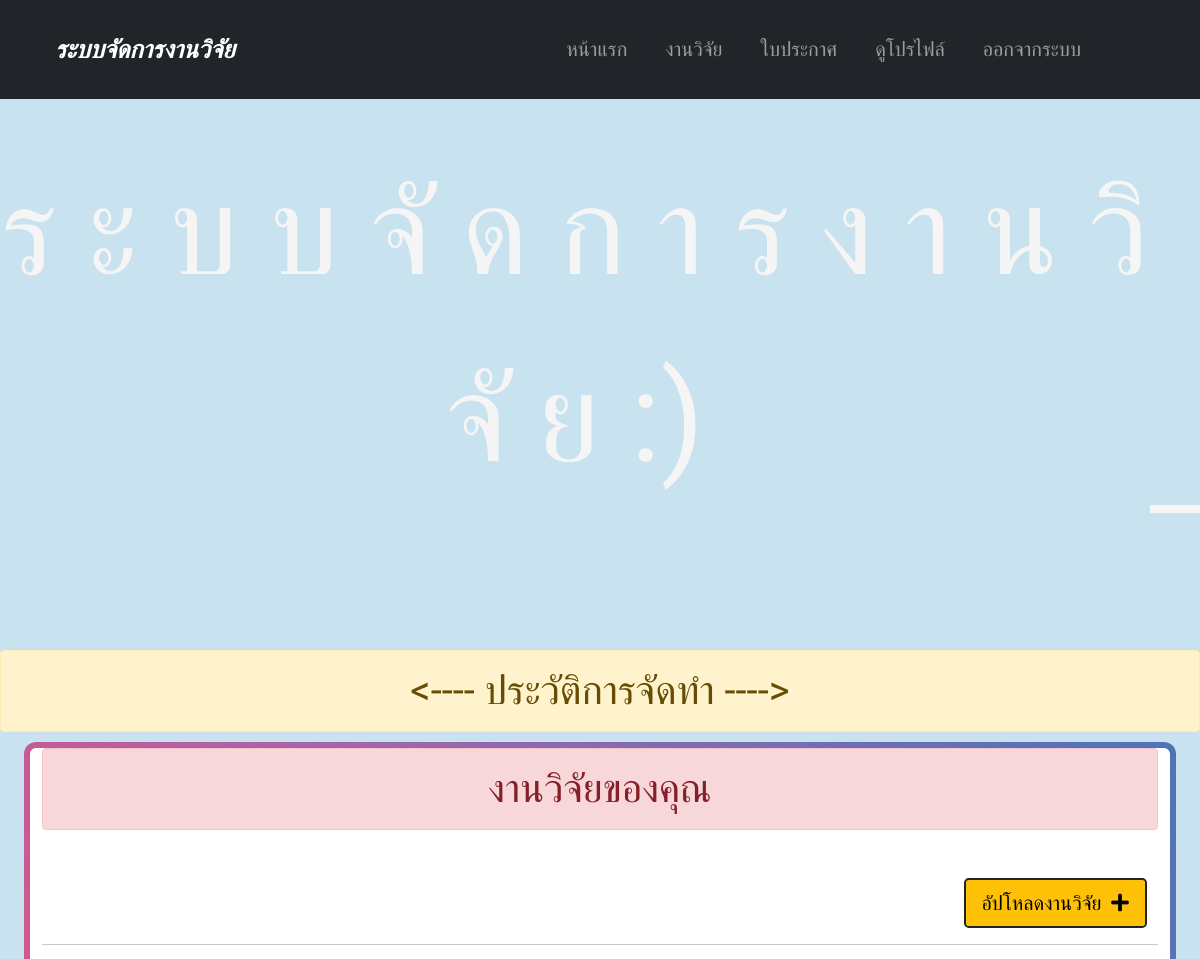
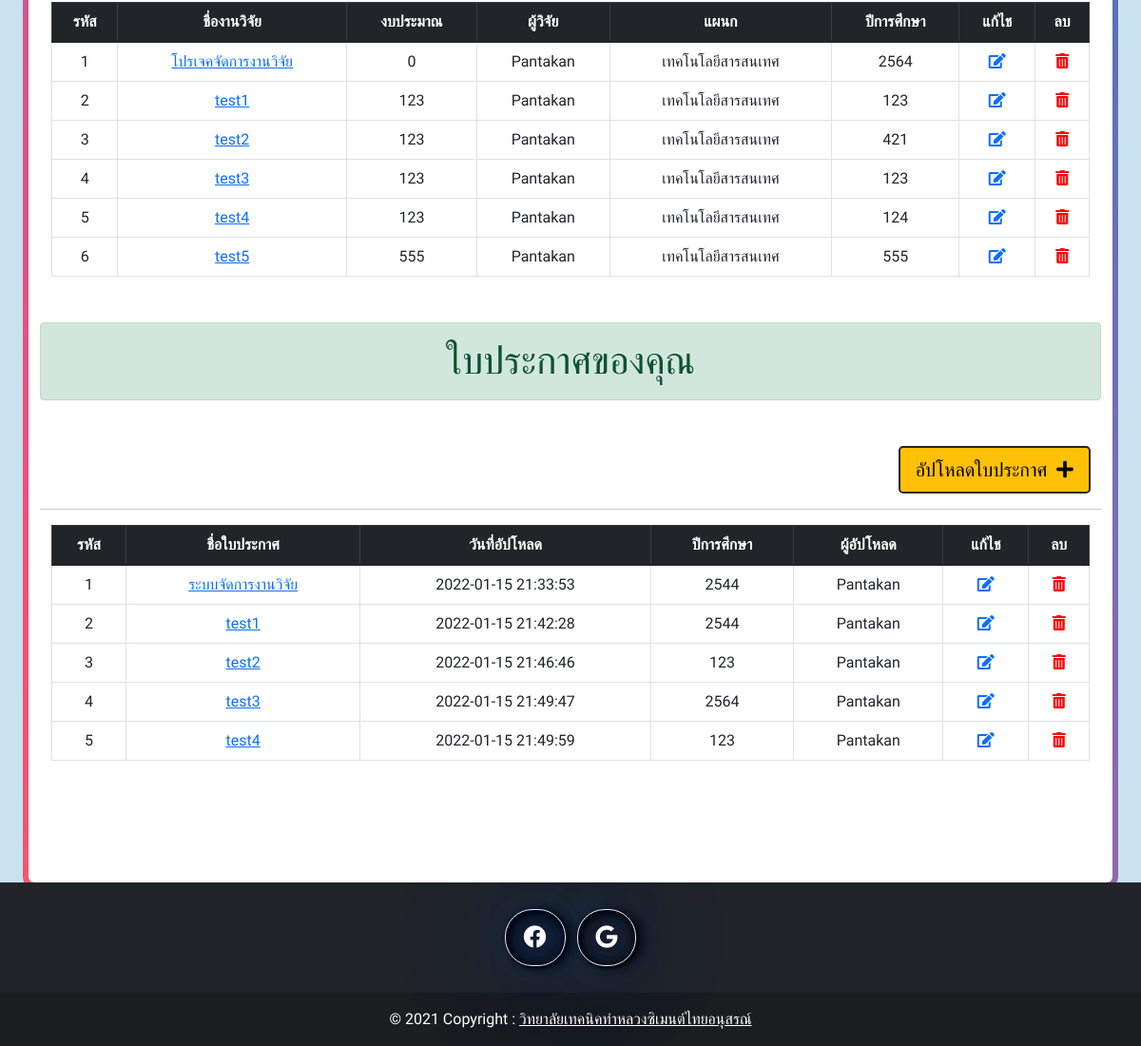
/UserHistory.php (signed in), run on the app's committed database (2 pictures, top to bottom).
### tables this page shows
CREATE TABLE `researchs` (
  `Research_ID` int(3) NOT NULL,
  `Research_THName` varchar(50) DEFAULT NULL,
  `Research_ENGName` varchar(50) DEFAULT NULL,
  `Research_StartDate` date DEFAULT NULL,
  `Research_Status` varchar(20) DEFAULT NULL,
  `Research_EndDate` date DEFAULT NULL,
  `Research_Budget` int(6) DEFAULT NULL,
  `Research_Detail` varchar(500) DEFAULT NULL,
  `Research_Image` varchar(100) DEFAULT NULL,
  `Research_File` varchar(100) DEFAULT NULL,
  `Research_Year` char(4) DEFAULT NULL,
  `Research_Date` datetime NOT NULL,
  `Research_RecentUpdate` datetime NOT NULL,
  `Account_ID` int(3) DEFAULT NULL
);

CREATE TABLE `accounts` (
  `Account_ID` int(3) NOT NULL,
  `Account_Username` varchar(50) DEFAULT NULL,
  `Account_Password` varchar(100) DEFAULT NULL,
  `Account_Status` varchar(10) DEFAULT NULL,
  `Account_Detail` varchar(500) DEFAULT NULL,
  `Account_RecentDate` datetime DEFAULT NULL,
  `Account_RegisterDate` datetime DEFAULT NULL,
  `Account_Level` varchar(20) DEFAULT NULL,
  `Account_FName` varchar(30) DEFAULT NULL,
  `Account_LName` varchar(30) DEFAULT NULL,
  `Account_TNum` char(10) DEFAULT NULL,
  `Account_Email` varchar(50) DEFAULT NULL,
  `Account_Department` varchar(30) DEFAULT NULL,
  `Account_Sex` varchar(10) DEFAULT NULL,
  `Account_IDCard` varchar(13) NOT NULL,
  `Account_Age` int(3) NOT NULL,
  `Account_Birthdate` date NOT NULL,
  `Account_Avatar` varchar(100) NOT NULL,
  `Account_RecentUpdate` datetime NOT NULL
);

CREATE TABLE `certificates` (
  `Certificate_ID` int(3) NOT NULL,
  `Certificate_THName` varchar(50) DEFAULT NULL,
  `Certificate_ENGName` varchar(50) DEFAULT NULL,
  `Certificate_Detail` varchar(500) DEFAULT NULL,
  `Certificate_Date` datetime DEFAULT NULL,
  `Certificate_Image` varchar(100) DEFAULT NULL,
  `Certificate_File` varchar(100) DEFAULT NULL,
  `Certificate_Year` char(4) DEFAULT NULL,
  `Certificate_RecentUpdate` datetime NOT NULL,
  `Account_ID` int(3) DEFAULT NULL
);

### UserHistory.php (the view, shortened to what this page needs)
<!DOCTYPE html>
<html>
    <head>
        <link rel = "stylesheet" href = "css/bootstrap.min.css">
        <link rel="stylesheet" href="https://pro.fontawesome.com/releases/v5.10.0/css/all.css">
        <link rel = "stylesheet" href = "style.css">
        <link rel = "stylesheet" href = "border.css">
        <?php
            require("Header2.php");
            require("SQL_BE.php");
            require("FirstCheck_BE.php");
            FirstCheck_Nav();
        ?>
        <link rel="stylesheet" type="text/css" href="https://cdn.datatables.net/v/dt/dt-1.11.3/datatables.min.css"/>
    </head>
    <body>
        <h1 class = "alert alert-warning d-flex justify-content-center"><---- ประวัติการจัดทำ ----></h1>
        <section id="box" class = "gradient-border container bg-white">
            <section class = "">
                <h1 class = "alert alert-danger d-flex justify-content-center mb-5">งานวิจัยของคุณ</h1>
                <div class = "d-flex flex-row-reverse" style = "margin-right: 1%">
                   <a href="UploadResearch.php" class="btn btn-lg btn-warning border-2 border-dark rounded-3" role="button">อัปโหลดงานวิจัย&nbsp;&nbsp;<i class="fas fa-plus"></i></a>
                </div>
                <hr class = "bg-dark">
                <section id = "table">
                    <div class = "container mt-1">
                        <div class = "bg-white">
                            <table id = "userdata1" class = "table table-white border table-bordered table-hover table-responsive">
                                <thead class = "table-dark text-center">
                                    <tr>
                                        <th>รหัส</th>
                                        <th>ชื่องานวิจัย</th>
                                        <th>งบประมาณ</th>
                                        <th>ผู้วิจัย</th>
                                        <th>แผนก</th>
                                        <th>ปีการศึกษา</th>
                                        <th>แก้ไช</th>
                                        <th>ลบ</th>
                                    </tr>
                                </thead>
                                <tbody class = "text-center">
                                <?php
                                    $query1 = "SELECT Research_ID , Research_THName , Research_Budget , Research_Year FROM researchs WHERE Account_ID = $Account_ID";
                                    $query2 = "SELECT Account_ID , Account_FName ,  Account_Department FROM accounts WHERE Account_ID = $Account_ID";
                                    $result1 = mysqli_query($conn , $query1)or die("Error in SQL : $query1".mysqli_error($conn));
                                    $result2 = mysqli_query($conn , $query2)or die("Error in SQL : $query2".mysqli_error($conn));
                                    $row2 = mysqli_fetch_array($result2);
                                ?>
                                    <?php foreach($result1 as $row1) { ?>
                                    <tr>
                                        <td><?php echo $row1['Research_ID'];?></td>
                                        <td><a href="ShowResearch.php?Rea_id=<?php echo $row1['Research_ID'];?>&Acc_id=<?php echo $row2['Account_ID'];?>"><?php echo $row1['Research_THName'];?></a></td>
                                        <td><?php echo $row1['Research_Budget'];?></td>
                                        <td><?php echo $row2['Account_FName'];?></td>
                                        <td><?php echo $row2['Account_Department'];?></td>
                                        <td><?php echo $row1['Research_Year'];?></td>
                                        <td><a href="Research_Edit.php?id=<?php echo $row1['Research_ID'];?>"><i class="fas fa-edit"></i></td>
                                        <td><a href="Research_Delete_DB.php?id=<?php echo $row1['Research_ID'];?>" onclick = "return confirm('ยืนยันการลบข้อมูล');"><i class="fas fa-trash-alt" style = "color:red;"></td>
                                    </tr>
                                    <?php } ?>
                                </tbody>
                            </table>
                        </div>
                    </div>
                </section>
                <h1 class = "alert alert-success d-flex justify-content-center mt-5 mb-5">ใบประกาศของคุณ</h1>
                <div class = "d-flex flex-row-reverse" style = "margin-right: 1%">
                   <a href="UploadCertificate.php" class="btn btn-lg btn-warning border-2 border-dark rounded-3" role="button">อัปโหลดใบประกาศ&nbsp;&nbsp;<i class="fas fa-plus"></i></a>
                </div>
                <hr class = "bg-dark">
                <section id = "table" style = "padding-bottom: 10%">
                    <div class = "container mt-1">
                        <div class = "bg-white">
                            <table id = "userdata2" class = "table table-white border table-bordered table-hover table-responsive">
                                <thead class = "table-dark text-center">
                                    <tr>
                                        <th>รหัส</th>
                                        <th>ชื่อใบประกาศ</th>
                                        <th>วันที่อัปโหลด</th>
                                        <th>ปีการศึกษา</th>
                                        <th>ผู้อัปโหลด</th>
                                        <th>แก้ไช</th>
                                        <th>ลบ</th>
                                    </tr>
                                </thead>
                                <tbody class = "text-center">
                                <?php
                                    $query1 = "SELECT Certificate_ID , Certificate_THName , Certificate_Date , Certificate_Year FROM certificates WHERE Account_ID = $Account_ID";
                                    $query2 = "SELECT Account_ID , Account_FName FROM accounts WHERE Account_ID = $Account_ID";
                                    $result1 = mysqli_query($conn , $query1)or die("Error in SQL : $query1".mysqli_error($conn));
                                    $result2 = mysqli_query($conn , $query2)or die("Error in SQL : $query2".mysqli_error($conn));
                                    $row2 = mysqli_fetch_array($result2);
                                ?>
                                    <?php foreach($result1 as $row1) { ?>
                                    <tr>
                                        <td><?php echo $row1['Certificate_ID'];?></td>
                                        <td><a href="ShowCertificate.php?Cer_id=<?php echo $row1['Certificate_ID'];?>&Acc_id=<?php echo $row2['Account_ID'];?>"><?php echo $row1['Certificate_THName'];?></a></td>
                                        <td><?php echo $row1['Certificate_Date'];?></td>
                                        <td><?php echo $row1['Certificate_Year'];?></td>
                                        <td><?php echo $row2['Account_FName'];?></td>
                                        <td><a href="Certificate_Edit.php?id=<?php echo $row1['Certificate_ID'];?>"><i class="fas fa-edit"></i></td>
                                        <td><a href="Certificate_Delete_DB.php?id=<?php echo $row1['Certificate_ID'];?>" onclick = "return confirm('ยืนยันการลบข้อมูล');"><i class="fas fa-trash-alt" style = "color:red;"></td>
                                    </tr>
                                    <?php } ?>
                                </tbody>
                            </table>
                        </div>
                    </div>
                </section>
           </section>
        </section>
        <?php
            require("Footer.php");
        ?>
    </body>
</html>

### Header2.php (shortened to what this page needs)
<!DOCTYPE html>
<html>
    <head>
        <link rel = "stylesheet" href = "css/bootstrap.min.css">
        <link rel="stylesheet" href="https://pro.fontawesome.com/releases/v5.10.0/css/all.css">
        <link rel = "stylesheet" href = "styleHeader.css">
    </head>
    <body>
        <header id = "page-header" class = "header">
            <div class="intro">ร ะ บ บ จั ด ก า ร ง า น วิ จั ย :)<span class="indeks"></span></div>
        </header>
    </body>
</html>

### FirstCheck_BE.php (shortened to what this page needs)
<?php
    function FirstCheck(){
        $Account_ID = $_SESSION['Account_ID'];
    }
    function FirstCheck_Nav(){
        $Account_Level = $_SESSION['Account_Level'];
        if($Account_Level == 'Admin') {
            require("Navbar_Admin.php");
        }else{
            require("Navbar_User.php");
        }
    }
?>

### Navbar_User.php (shortened to what this page needs)
<!DOCTYPE html>
<html lang="en">
<head>
    <link href="css/bootstrap.min.css" rel="stylesheet">
    <link rel="stylesheet" href="https://pro.fontawesome.com/releases/v5.10.0/css/all.css">
    <link rel = "stylesheet" href = "styleNavigator.css">
</head>
    <body>
        <nav class="navbar navbar-expand-lg navbar-dark bg-dark fixed-top">
            <div class="container">
                <b><i><a href="index.php" class="navbar-brand" style = "font-size: 25px;">ระบบจัดการงานวิจัย</a></i></b>
                <div id="navbar1" class="collapse navbar-collapse">
                    <ul class="navbar-nav ms-auto">
                        <li class="nav-item me-3">
                            <a href="index.php" class="nav-link">หน้าแรก</a>
                        </li>
                        <li class="nav-item me-3">
                            <a href="Research.php" class="nav-link">งานวิจัย</a>
                        </li>
                        <li class="nav-item me-3">
                            <a href="Certificate.php" class="nav-link">ใบประกาศ</a>
                        </li>
                        <li class="nav-item me-3">
                            <a href="Profile.php" class="nav-link">ดูโปรไฟล์</a>
                        </li>
                        <li class="nav-item me-3">
                            <p><a href = "index.php?logout='1'" class="nav-link">ออกจากระบบ</a></p>
                        </li>
                    </ul>
                </div>
            </div>
        </nav>
    </body>
</html>

### Footer.php (shortened to what this page needs)
<!DOCTYPE html>
<html>
    <head>
        <link rel = "stylesheet" href = "css/bootstrap.min.css">
        <link rel="stylesheet" href="https://pro.fontawesome.com/releases/v5.10.0/css/all.css">
        <link rel = "stylesheet" href = "style.css">
        <link rel="stylesheet" href="icon.css">
    </head>
    <body>
        <footer class="bg-dark text-center text-white">
            <div class="container p-4 pb-0">
                <section class="mb-4">
                    <a class="btn btn-outline-light btn-floating m-1" id = "facebook" href="https://www.facebook.com/งานประชาสัมพันธ์-วิทยาลัยเทคนิคท่าหลวงซิเมนต์ไทยอนุสรณ์-968718533186181/" role="button"><i class="fab fa-facebook"></i></a>
                    <a class="btn btn-outline-light btn-floating m-1" id = "google" href="http://www.tl.ac.th/" role="button"><i class="fab fa-google"></i></a>
                </section>
            </div>
            <div class="text-center p-3" style="background-color: rgba(0, 0, 0, 0.2);">© 2021 Copyright : <a class="text-white" href="http://www.tl.ac.th/">วิทยาลัยเทคนิคท่าหลวงซิเมนต์ไทยอนุสรณ์</a></div>
        </footer>
      </body>
</html>

### style.css (style rules this page uses)
* { font-family: 'Itim', 'cursive'; }
body { background-color: #C9E2EF; }

### border.css (style rules this page uses)
* { font-family: 'Itim', 'cursive'; }
body { background-color: #0d6efd; }
.gradient-border { --borderWidth: 6px; position: relative; border-radius: var(--borderWidth); }
.gradient-border:after { content: ''; position: absolute; top: calc(-1 * var(--borderWidth)); left: calc(-1 * var(--borderWidth)); height: calc(100% + var(--borderWidth) * 2); width: calc(100% + var(--borderWidth) * 2); background: linear-gradient(60deg, #f79533, #f37055, #ef4e7b, #a166ab, #5073b8, #1098ad, #07b39b, #6fba82); border-radius: calc(2 * var(--borderWidth)); z-index: -1; animation: animatedgradient 3s ease alternate infinite; background-size: 300% 300%; }

### styleHeader.css (style rules this page uses)
* { font-family: 'Itim', 'cursive'; }
header { height: 650px; display: flex; justify-content: center; align-items: center; font-size: 125px; text-align: center; color: white; margin: auto; animation: lights 5s 1ms linear infinite; }
.intro { display:flex; flex-direction:row; color: #f5f5f5; }
.indeks { border-bottom: 8px solid #f5f5f5; padding: 0.1em 0; width: 0.5em; animation: indeks 0.95s infinite; }

### styleNavigator.css (style rules this page uses)
nav ul { float: left; margin-top: 15px; margin-right: 50px; }
nav li { display: inline-block; }
nav a { color: white; font-size: 20px; border: 3px solid transparent; padding: 7px 10px; border-radius: 12px; }

### data on the page
researchs: Research_ID "1", Research_THName "โปรเจคจัดการงานวิจัย", Research_Budget "0", Account_ID.Account_FName "Pantakan", Account_ID.Account_Department "เทคโนโลยีสารสนเทศ", Research_Year "2564"
researchs: Research_ID "2", Research_THName "test1", Research_Budget "123", Account_ID.Account_FName "Pantakan", Account_ID.Account_Department "เทคโนโลยีสารสนเทศ", Research_Year "123"
researchs: Research_ID "3", Research_THName "test2", Research_Budget "123", Account_ID.Account_FName "Pantakan", Account_ID.Account_Department "เทคโนโลยีสารสนเทศ", Research_Year "421"
researchs: Research_ID "4", Research_THName "test3", Research_Budget "123", Account_ID.Account_FName "Pantakan", Account_ID.Account_Department "เทคโนโลยีสารสนเทศ", Research_Year "123"
researchs: Research_ID "5", Research_THName "test4", Research_Budget "123", Account_ID.Account_FName "Pantakan", Account_ID.Account_Department "เทคโนโลยีสารสนเทศ", Research_Year "124"
researchs: Research_ID "6", Research_THName "test5", Research_Budget "555", Account_ID.Account_FName "Pantakan", Account_ID.Account_Department "เทคโนโลยีสารสนเทศ", Research_Year "555"
certificates: Certificate_ID "1", Certificate_THName "ระบบจัดการงานวิจัย", Certificate_Date "2022-01-15 21:33:53", Certificate_Year "2544", Account_ID.Account_FName "Pantakan"
certificates: Certificate_ID "2", Certificate_THName "test1", Certificate_Date "2022-01-15 21:42:28", Certificate_Year "2544", Account_ID.Account_FName "Pantakan"
certificates: Certificate_ID "3", Certificate_THName "test2", Certificate_Date "2022-01-15 21:46:46", Certificate_Year "123", Account_ID.Account_FName "Pantakan"
certificates: Certificate_ID "4", Certificate_THName "test3", Certificate_Date "2022-01-15 21:49:47", Certificate_Year "2564", Account_ID.Account_FName "Pantakan"
certificates: Certificate_ID "5", Certificate_THName "test4", Certificate_Date "2022-01-15 21:49:59", Certificate_Year "123", Account_ID.Account_FName "Pantakan"
